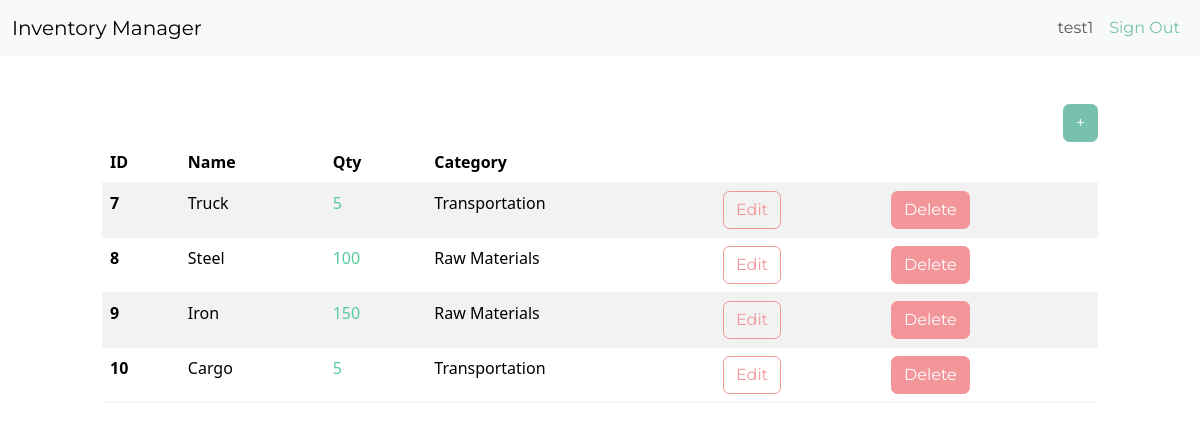
/dashboard/ (signed in), run on the app's committed database.
### inventory/models.py (models this page shows, shortened)
class InventoryItem(models.Model):
	name = models.CharField(max_length=200)
	quantity = models.IntegerField()
	category = models.ForeignKey('Category', on_delete=models.SET_NULL, blank=True, null=True)
	date_created = models.DateTimeField(auto_now_add=True)
	user = models.ForeignKey(User, on_delete=models.CASCADE)

class Category(models.Model):
	name = models.CharField(max_length=200)
	class Meta:
		verbose_name_plural = 'categories'

### inventory/views.py (the view)
# urls.py: path('dashboard/', Dashboard.as_view(), name='dashboard'),
class Dashboard(LoginRequiredMixin, View):
	def get(self, request):
		items = InventoryItem.objects.filter(user=self.request.user.id).order_by('id')
		low_inventory = InventoryItem.objects.filter(
			user=self.request.user.id,
			quantity__lte=LOW_QUANTITY
		)
		if low_inventory.count() > 0:
			if low_inventory.count() > 1:
				messages.error(request, f'{low_inventory.count()} items have low inventory')
			else:
				messages.error(request, f'{low_inventory.count()} item has low inventory')
		low_inventory_ids = InventoryItem.objects.filter(
			user=self.request.user.id,
			quantity__lte=LOW_QUANTITY
		).values_list('id', flat=True)
		return render(request, 'inventory/dashboard.html', {'items': items, 'low_inventory_ids': low_inventory_ids})

### inventory/templates/inventory/dashboard.html (shortened to what this page needs)
{% extends 'inventory/base.html' %}
{% block content %}
	<div class="row">
		<div class="col-md-10 col-12 mx-auto mt-5">
			<div class="d-flex justify-content-end">
				<a href="{% url 'add-item' %}" class="btn btn-primary">+</a>
			</div>
			<table class="table table-hover table-striped">
				<thead>
					<tr>
						<th scope="col">ID</th>
						<th scope="col">Name</th>
						<th scope="col">Qty</th>
						<th scope="col">Category</th>
						<th scope="col"></th>
						<th scope="col"></th>
					</tr>
				</thead>
				<tbody>
					{% for item in items %}
					<tr>
						<th scope="row">{{ item.id }}</th>
						<td>{{ item.name }}</td>
						{% if item.id in low_inventory_ids %}
							<td class="text-danger">{{ item.quantity }}</td>
						{% else %}
							<td class="text-success">{{ item.quantity }}</td>
						{% endif %}
						<td>{{ item.category.name }}</td>
						<td><a href="{% url 'edit-item' item.id %}" class="btn btn-outline-secondary">Edit</a></td>
						<td><a href="{% url 'delete-item' item.id %}" class="btn btn-secondary">Delete</a></td>
					</tr>
					{% endfor %}
				</tbody>
			</table>
		</div>
	</div>
{% endblock content %}

### inventory/templates/inventory/base.html (shortened to what this page needs)
<!DOCTYPE html>
<html lang="en">
<head>
	<link href="https://bootswatch.com/5/minty/bootstrap.min.css" rel="stylesheet">
</head>
<body>
	{% include 'inventory/navigation.html' %}
	{% block content %}
	{% endblock content %}
</body>
</html>

### inventory/templates/inventory/navigation.html (shortened to what this page needs)
<nav class="navbar navbar-expand-lg bg-light">
    <div class="container-fluid">
        <a class="navbar-brand" href="{% url 'index' %}">Inventory Manager</a>
        <div class="collapse navbar-collapse justify-content-end" id="navbarNav">
            <ul class="navbar-nav">
                {% if user.is_authenticated %}
                    <li class="nav-item">
                        <a class="nav-link" href="#">{{ user.username }}</a>
                    </li>
                    <li class="nav-item">
                        <form action="{% url 'logout' %}" method="post" class="d-inline">
                            <button type="submit" class="btn btn-link nav-link">Sign Out</button>
                        </form>
                    </li>
                {% endif %}
            </ul>
        </div>
    </div>
</nav>

### data on the page
InventoryItem: id "7", name "Truck", quantity "5", category.name "Transportation"
InventoryItem: id "8", name "Steel", quantity "100", category.name "Raw Materials"
InventoryItem: id "9", name "Iron", quantity "150", category.name "Raw Materials"
InventoryItem: id "10", name "Cargo", quantity "5", category.name "Transportation"

### other printed values
{{ user.username }} "test1"
